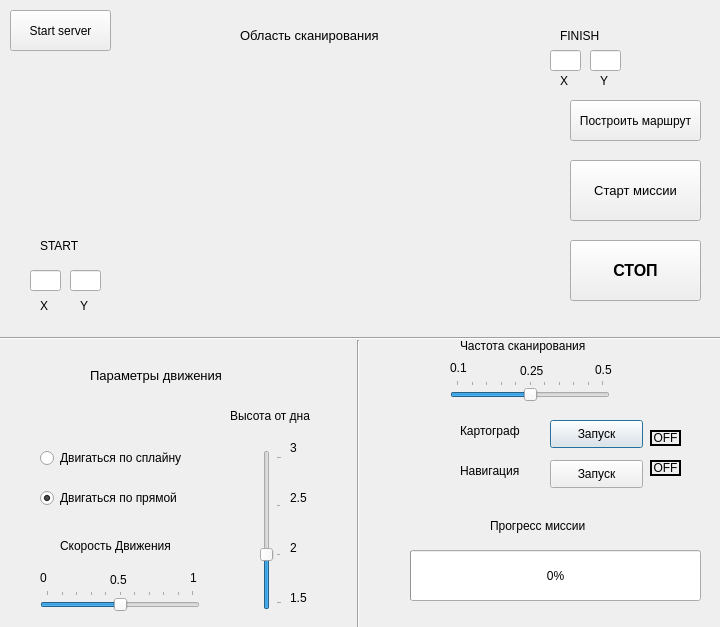
<?xml version="1.0" encoding="UTF-8"?>
<ui version="4.0">
 <class>Dialog</class>
 <widget class="QDialog" name="Dialog">
  <property name="geometry">
   <rect>
    <x>0</x>
    <y>0</y>
    <width>720</width>
    <height>627</height>
   </rect>
  </property>
  <property name="windowTitle">
   <string>Lightning McQueen</string>
  </property>
  <widget class="QRadioButton" name="moveSpline">
   <property name="geometry">
    <rect>
     <x>40</x>
     <y>450</y>
     <width>161</width>
     <height>16</height>
    </rect>
   </property>
   <property name="text">
    <string>Двигаться по сплайну</string>
   </property>
   <property name="checked">
    <bool>false</bool>
   </property>
  </widget>
  <widget class="QRadioButton" name="moveForward">
   <property name="enabled">
    <bool>true</bool>
   </property>
   <property name="geometry">
    <rect>
     <x>40</x>
     <y>490</y>
     <width>151</width>
     <height>16</height>
    </rect>
   </property>
   <property name="text">
    <string>Двигаться по прямой</string>
   </property>
   <property name="checked">
    <bool>true</bool>
   </property>
  </widget>
  <widget class="QSlider" name="speedSlider">
   <property name="geometry">
    <rect>
     <x>40</x>
     <y>590</y>
     <width>160</width>
     <height>22</height>
    </rect>
   </property>
   <property name="maximum">
    <number>10</number>
   </property>
   <property name="singleStep">
    <number>1</number>
   </property>
   <property name="pageStep">
    <number>1</number>
   </property>
   <property name="value">
    <number>5</number>
   </property>
   <property name="sliderPosition">
    <number>5</number>
   </property>
   <property name="orientation">
    <enum>Qt::Horizontal</enum>
   </property>
   <property name="tickPosition">
    <enum>QSlider::TicksAbove</enum>
   </property>
  </widget>
  <widget class="QLabel" name="label">
   <property name="geometry">
    <rect>
     <x>60</x>
     <y>530</y>
     <width>121</width>
     <height>31</height>
    </rect>
   </property>
   <property name="text">
    <string>Скорость Движения</string>
   </property>
  </widget>
  <widget class="QLabel" name="label_2">
   <property name="geometry">
    <rect>
     <x>40</x>
     <y>570</y>
     <width>16</width>
     <height>16</height>
    </rect>
   </property>
   <property name="text">
    <string>0</string>
   </property>
  </widget>
  <widget class="QLabel" name="label_3">
   <property name="geometry">
    <rect>
     <x>190</x>
     <y>570</y>
     <width>16</width>
     <height>16</height>
    </rect>
   </property>
   <property name="text">
    <string>1</string>
   </property>
  </widget>
  <widget class="QLabel" name="label_4">
   <property name="geometry">
    <rect>
     <x>240</x>
     <y>20</y>
     <width>251</width>
     <height>31</height>
    </rect>
   </property>
   <property name="font">
    <font>
     <pointsize>10</pointsize>
    </font>
   </property>
   <property name="text">
    <string>Область сканирования</string>
   </property>
   <property name="wordWrap">
    <bool>true</bool>
   </property>
  </widget>
  <widget class="QLineEdit" name="xStart">
   <property name="geometry">
    <rect>
     <x>30</x>
     <y>270</y>
     <width>31</width>
     <height>21</height>
    </rect>
   </property>
  </widget>
  <widget class="QLineEdit" name="yStart">
   <property name="geometry">
    <rect>
     <x>70</x>
     <y>270</y>
     <width>31</width>
     <height>21</height>
    </rect>
   </property>
  </widget>
  <widget class="QLineEdit" name="xFinish">
   <property name="geometry">
    <rect>
     <x>550</x>
     <y>50</y>
     <width>31</width>
     <height>21</height>
    </rect>
   </property>
  </widget>
  <widget class="QLineEdit" name="yFinish">
   <property name="geometry">
    <rect>
     <x>590</x>
     <y>50</y>
     <width>31</width>
     <height>21</height>
    </rect>
   </property>
  </widget>
  <widget class="QLabel" name="label_5">
   <property name="geometry">
    <rect>
     <x>40</x>
     <y>290</y>
     <width>16</width>
     <height>31</height>
    </rect>
   </property>
   <property name="font">
    <font>
     <pointsize>9</pointsize>
    </font>
   </property>
   <property name="text">
    <string>Х</string>
   </property>
  </widget>
  <widget class="QLabel" name="label_6">
   <property name="geometry">
    <rect>
     <x>560</x>
     <y>70</y>
     <width>16</width>
     <height>21</height>
    </rect>
   </property>
   <property name="font">
    <font>
     <pointsize>9</pointsize>
    </font>
   </property>
   <property name="text">
    <string>Х</string>
   </property>
  </widget>
  <widget class="QLabel" name="label_7">
   <property name="geometry">
    <rect>
     <x>80</x>
     <y>290</y>
     <width>16</width>
     <height>31</height>
    </rect>
   </property>
   <property name="font">
    <font>
     <pointsize>9</pointsize>
    </font>
   </property>
   <property name="text">
    <string>Y</string>
   </property>
  </widget>
  <widget class="QLabel" name="label_8">
   <property name="geometry">
    <rect>
     <x>600</x>
     <y>70</y>
     <width>16</width>
     <height>21</height>
    </rect>
   </property>
   <property name="font">
    <font>
     <pointsize>9</pointsize>
    </font>
   </property>
   <property name="text">
    <string>Y</string>
   </property>
  </widget>
  <widget class="QLabel" name="label_9">
   <property name="geometry">
    <rect>
     <x>560</x>
     <y>20</y>
     <width>121</width>
     <height>31</height>
    </rect>
   </property>
   <property name="font">
    <font>
     <pointsize>9</pointsize>
    </font>
   </property>
   <property name="text">
    <string>FINISH</string>
   </property>
  </widget>
  <widget class="QLabel" name="label_10">
   <property name="geometry">
    <rect>
     <x>40</x>
     <y>230</y>
     <width>51</width>
     <height>31</height>
    </rect>
   </property>
   <property name="font">
    <font>
     <pointsize>9</pointsize>
    </font>
   </property>
   <property name="text">
    <string>START</string>
   </property>
  </widget>
  <widget class="QLabel" name="label_11">
   <property name="geometry">
    <rect>
     <x>90</x>
     <y>360</y>
     <width>181</width>
     <height>31</height>
    </rect>
   </property>
   <property name="font">
    <font>
     <pointsize>10</pointsize>
    </font>
   </property>
   <property name="text">
    <string>Параметры движения</string>
   </property>
   <property name="wordWrap">
    <bool>true</bool>
   </property>
  </widget>
  <widget class="Line" name="line">
   <property name="geometry">
    <rect>
     <x>0</x>
     <y>330</y>
     <width>781</width>
     <height>16</height>
    </rect>
   </property>
   <property name="orientation">
    <enum>Qt::Horizontal</enum>
   </property>
  </widget>
  <widget class="Line" name="line_2">
   <property name="geometry">
    <rect>
     <x>350</x>
     <y>340</y>
     <width>16</width>
     <height>291</height>
    </rect>
   </property>
   <property name="orientation">
    <enum>Qt::Vertical</enum>
   </property>
  </widget>
  <widget class="QLabel" name="label_12">
   <property name="geometry">
    <rect>
     <x>110</x>
     <y>570</y>
     <width>20</width>
     <height>20</height>
    </rect>
   </property>
   <property name="text">
    <string>0.5</string>
   </property>
  </widget>
  <widget class="QSlider" name="freqSlider">
   <property name="geometry">
    <rect>
     <x>450</x>
     <y>380</y>
     <width>160</width>
     <height>22</height>
    </rect>
   </property>
   <property name="maximum">
    <number>10</number>
   </property>
   <property name="singleStep">
    <number>1</number>
   </property>
   <property name="pageStep">
    <number>1</number>
   </property>
   <property name="value">
    <number>5</number>
   </property>
   <property name="sliderPosition">
    <number>5</number>
   </property>
   <property name="orientation">
    <enum>Qt::Horizontal</enum>
   </property>
   <property name="tickPosition">
    <enum>QSlider::TicksAbove</enum>
   </property>
  </widget>
  <widget class="QLabel" name="label_13">
   <property name="geometry">
    <rect>
     <x>450</x>
     <y>360</y>
     <width>21</width>
     <height>16</height>
    </rect>
   </property>
   <property name="text">
    <string>0.1</string>
   </property>
  </widget>
  <widget class="QLabel" name="label_14">
   <property name="geometry">
    <rect>
     <x>595</x>
     <y>360</y>
     <width>21</width>
     <height>20</height>
    </rect>
   </property>
   <property name="text">
    <string>0.5</string>
   </property>
  </widget>
  <widget class="QLabel" name="label_15">
   <property name="geometry">
    <rect>
     <x>520</x>
     <y>360</y>
     <width>31</width>
     <height>21</height>
    </rect>
   </property>
   <property name="text">
    <string>0.25</string>
   </property>
  </widget>
  <widget class="QLabel" name="label_16">
   <property name="geometry">
    <rect>
     <x>460</x>
     <y>330</y>
     <width>141</width>
     <height>31</height>
    </rect>
   </property>
   <property name="text">
    <string>Частота сканирования</string>
   </property>
  </widget>
  <widget class="QProgressBar" name="missionProgress">
   <property name="geometry">
    <rect>
     <x>410</x>
     <y>550</y>
     <width>291</width>
     <height>51</height>
    </rect>
   </property>
   <property name="value">
    <number>0</number>
   </property>
  </widget>
  <widget class="QLabel" name="label_17">
   <property name="geometry">
    <rect>
     <x>490</x>
     <y>510</y>
     <width>141</width>
     <height>31</height>
    </rect>
   </property>
   <property name="text">
    <string>Прогресс миссии</string>
   </property>
  </widget>
  <widget class="QPushButton" name="startMapping">
   <property name="geometry">
    <rect>
     <x>550</x>
     <y>420</y>
     <width>93</width>
     <height>28</height>
    </rect>
   </property>
   <property name="text">
    <string>Запуск</string>
   </property>
  </widget>
  <widget class="QPushButton" name="startNavigation">
   <property name="geometry">
    <rect>
     <x>550</x>
     <y>460</y>
     <width>93</width>
     <height>28</height>
    </rect>
   </property>
   <property name="text">
    <string>Запуск</string>
   </property>
  </widget>
  <widget class="QPushButton" name="startButton">
   <property name="geometry">
    <rect>
     <x>570</x>
     <y>160</y>
     <width>131</width>
     <height>61</height>
    </rect>
   </property>
   <property name="font">
    <font>
     <pointsize>10</pointsize>
    </font>
   </property>
   <property name="text">
    <string>Старт миссии</string>
   </property>
  </widget>
  <widget class="QPushButton" name="stopButton">
   <property name="geometry">
    <rect>
     <x>570</x>
     <y>240</y>
     <width>131</width>
     <height>61</height>
    </rect>
   </property>
   <property name="font">
    <font>
     <pointsize>12</pointsize>
     <weight>75</weight>
     <bold>true</bold>
    </font>
   </property>
   <property name="text">
    <string>СТОП</string>
   </property>
  </widget>
  <widget class="QLabel" name="mappingStatus">
   <property name="geometry">
    <rect>
     <x>650</x>
     <y>430</y>
     <width>31</width>
     <height>16</height>
    </rect>
   </property>
   <property name="layoutDirection">
    <enum>Qt::LeftToRight</enum>
   </property>
   <property name="frameShape">
    <enum>QFrame::WinPanel</enum>
   </property>
   <property name="text">
    <string>OFF</string>
   </property>
   <property name="textFormat">
    <enum>Qt::AutoText</enum>
   </property>
   <property name="alignment">
    <set>Qt::AlignCenter</set>
   </property>
  </widget>
  <widget class="QLabel" name="label_19">
   <property name="geometry">
    <rect>
     <x>460</x>
     <y>410</y>
     <width>81</width>
     <height>41</height>
    </rect>
   </property>
   <property name="font">
    <font>
     <pointsize>9</pointsize>
    </font>
   </property>
   <property name="text">
    <string>Картограф</string>
   </property>
  </widget>
  <widget class="QLabel" name="label_20">
   <property name="geometry">
    <rect>
     <x>460</x>
     <y>450</y>
     <width>81</width>
     <height>41</height>
    </rect>
   </property>
   <property name="font">
    <font>
     <pointsize>9</pointsize>
    </font>
   </property>
   <property name="text">
    <string>Навигация</string>
   </property>
  </widget>
  <widget class="QLabel" name="navigationStatus">
   <property name="geometry">
    <rect>
     <x>650</x>
     <y>460</y>
     <width>31</width>
     <height>16</height>
    </rect>
   </property>
   <property name="frameShape">
    <enum>QFrame::WinPanel</enum>
   </property>
   <property name="text">
    <string>OFF</string>
   </property>
   <property name="alignment">
    <set>Qt::AlignCenter</set>
   </property>
  </widget>
  <widget class="QPushButton" name="createPathButton">
   <property name="geometry">
    <rect>
     <x>570</x>
     <y>100</y>
     <width>131</width>
     <height>41</height>
    </rect>
   </property>
   <property name="text">
    <string>Построить маршрут</string>
   </property>
  </widget>
  <widget class="QSlider" name="height_slider">
   <property name="geometry">
    <rect>
     <x>260</x>
     <y>450</y>
     <width>22</width>
     <height>160</height>
    </rect>
   </property>
   <property name="minimum">
    <number>3</number>
   </property>
   <property name="maximum">
    <number>6</number>
   </property>
   <property name="pageStep">
    <number>1</number>
   </property>
   <property name="value">
    <number>4</number>
   </property>
   <property name="orientation">
    <enum>Qt::Vertical</enum>
   </property>
   <property name="tickPosition">
    <enum>QSlider::TicksBelow</enum>
   </property>
  </widget>
  <widget class="QLabel" name="label_18">
   <property name="geometry">
    <rect>
     <x>290</x>
     <y>440</y>
     <width>21</width>
     <height>16</height>
    </rect>
   </property>
   <property name="text">
    <string>3</string>
   </property>
  </widget>
  <widget class="QLabel" name="label_21">
   <property name="geometry">
    <rect>
     <x>290</x>
     <y>490</y>
     <width>21</width>
     <height>16</height>
    </rect>
   </property>
   <property name="text">
    <string>2.5</string>
   </property>
  </widget>
  <widget class="QLabel" name="label_22">
   <property name="geometry">
    <rect>
     <x>290</x>
     <y>540</y>
     <width>21</width>
     <height>16</height>
    </rect>
   </property>
   <property name="text">
    <string>2</string>
   </property>
  </widget>
  <widget class="QLabel" name="label_23">
   <property name="geometry">
    <rect>
     <x>290</x>
     <y>590</y>
     <width>21</width>
     <height>16</height>
    </rect>
   </property>
   <property name="text">
    <string>1.5</string>
   </property>
  </widget>
  <widget class="QLabel" name="label_24">
   <property name="geometry">
    <rect>
     <x>230</x>
     <y>400</y>
     <width>91</width>
     <height>31</height>
    </rect>
   </property>
   <property name="text">
    <string>Высота от дна</string>
   </property>
  </widget>
  <widget class="QPushButton" name="startServerButton">
   <property name="geometry">
    <rect>
     <x>10</x>
     <y>10</y>
     <width>101</width>
     <height>41</height>
    </rect>
   </property>
   <property name="text">
    <string>Start server</string>
   </property>
  </widget>
  <widget class="QWidget" name="horizontalLayoutWidget">
   <property name="geometry">
    <rect>
     <x>119</x>
     <y>49</y>
     <width>421</width>
     <height>241</height>
    </rect>
   </property>
   <layout class="QHBoxLayout" name="horizontalLayout"/>
  </widget>
 </widget>
 <resources/>
 <connections/>
</ui>
